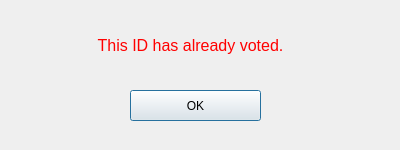
<?xml version="1.0" encoding="UTF-8"?>
<ui version="4.0">
 <class>Dialog</class>
 <widget class="QDialog" name="Dialog">
  <property name="geometry">
   <rect>
    <x>0</x>
    <y>0</y>
    <width>400</width>
    <height>150</height>
   </rect>
  </property>
  <property name="minimumSize">
   <size>
    <width>400</width>
    <height>150</height>
   </size>
  </property>
  <property name="maximumSize">
   <size>
    <width>400</width>
    <height>150</height>
   </size>
  </property>
  <property name="windowTitle">
   <string>An eccor has occured</string>
  </property>
  <widget class="QPushButton" name="close_error">
   <property name="geometry">
    <rect>
     <x>130</x>
     <y>90</y>
     <width>131</width>
     <height>31</height>
    </rect>
   </property>
   <property name="maximumSize">
    <size>
     <width>400</width>
     <height>150</height>
    </size>
   </property>
   <property name="text">
    <string>OK</string>
   </property>
  </widget>
  <widget class="QLabel" name="label">
   <property name="geometry">
    <rect>
     <x>50</x>
     <y>20</y>
     <width>281</width>
     <height>51</height>
    </rect>
   </property>
   <property name="font">
    <font>
     <pointsize>12</pointsize>
    </font>
   </property>
   <property name="styleSheet">
    <string notr="true">color: rgb(255, 0, 0)</string>
   </property>
   <property name="text">
    <string>This ID has already voted.</string>
   </property>
   <property name="alignment">
    <set>Qt::AlignCenter</set>
   </property>
  </widget>
 </widget>
 <resources/>
 <connections/>
</ui>
